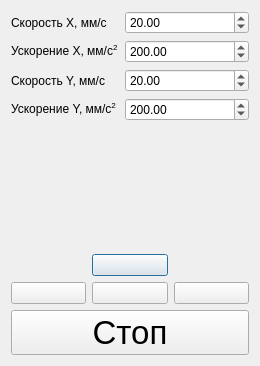
<?xml version="1.0" encoding="UTF-8"?>
<ui version="4.0">
 <class>ManualControlDialog</class>
 <widget class="QDialog" name="ManualControlDialog">
  <property name="geometry">
   <rect>
    <x>0</x>
    <y>0</y>
    <width>260</width>
    <height>366</height>
   </rect>
  </property>
  <property name="windowTitle">
   <string>Ручное управление</string>
  </property>
  <layout class="QVBoxLayout" name="verticalLayout">
   <item>
    <layout class="QFormLayout" name="formLayout">
     <item row="0" column="0">
      <widget class="QLabel" name="label">
       <property name="text">
        <string>Скорость X, мм/с</string>
       </property>
      </widget>
     </item>
     <item row="0" column="1">
      <widget class="QDoubleSpinBox" name="xVelocityBox">
       <property name="value">
        <double>20.000000000000000</double>
       </property>
      </widget>
     </item>
     <item row="1" column="0">
      <widget class="QLabel" name="label_2">
       <property name="text">
        <string>Ускорение X, мм/с&lt;sup&gt;2&lt;/sup&gt;</string>
       </property>
      </widget>
     </item>
     <item row="1" column="1">
      <widget class="QDoubleSpinBox" name="xAccelerationBox">
       <property name="maximum">
        <double>10000.000000000000000</double>
       </property>
       <property name="value">
        <double>200.000000000000000</double>
       </property>
      </widget>
     </item>
     <item row="2" column="0">
      <widget class="QLabel" name="label_3">
       <property name="text">
        <string>Скорость Y, мм/с</string>
       </property>
      </widget>
     </item>
     <item row="2" column="1">
      <widget class="QDoubleSpinBox" name="yVelocityBox">
       <property name="value">
        <double>20.000000000000000</double>
       </property>
      </widget>
     </item>
     <item row="3" column="0">
      <widget class="QLabel" name="label_4">
       <property name="text">
        <string>Ускорение Y, мм/с&lt;sup&gt;2&lt;/sup&gt;</string>
       </property>
      </widget>
     </item>
     <item row="3" column="1">
      <widget class="QDoubleSpinBox" name="yAccelerationBox">
       <property name="maximum">
        <double>10000.000000000000000</double>
       </property>
       <property name="value">
        <double>200.000000000000000</double>
       </property>
      </widget>
     </item>
    </layout>
   </item>
   <item>
    <layout class="QGridLayout" name="gridLayout">
     <item row="0" column="1">
      <widget class="QPushButton" name="upButton">
       <property name="text">
        <string/>
       </property>
       <property name="icon">
        <iconset resource="tango-icons.qrc">
         <normaloff>:/icons/actions/icons/actions/go-up.png</normaloff>:/icons/actions/icons/actions/go-up.png</iconset>
       </property>
       <property name="iconSize">
        <size>
         <width>64</width>
         <height>64</height>
        </size>
       </property>
      </widget>
     </item>
     <item row="1" column="0">
      <widget class="QPushButton" name="leftButton">
       <property name="text">
        <string/>
       </property>
       <property name="icon">
        <iconset resource="tango-icons.qrc">
         <normaloff>:/icons/actions/icons/actions/go-previous.png</normaloff>:/icons/actions/icons/actions/go-previous.png</iconset>
       </property>
       <property name="iconSize">
        <size>
         <width>64</width>
         <height>64</height>
        </size>
       </property>
      </widget>
     </item>
     <item row="1" column="1">
      <widget class="QPushButton" name="downButton">
       <property name="text">
        <string/>
       </property>
       <property name="icon">
        <iconset resource="tango-icons.qrc">
         <normaloff>:/icons/actions/icons/actions/go-down.png</normaloff>:/icons/actions/icons/actions/go-down.png</iconset>
       </property>
       <property name="iconSize">
        <size>
         <width>64</width>
         <height>64</height>
        </size>
       </property>
      </widget>
     </item>
     <item row="1" column="2">
      <widget class="QPushButton" name="rightButton">
       <property name="text">
        <string/>
       </property>
       <property name="icon">
        <iconset resource="tango-icons.qrc">
         <normaloff>:/icons/actions/icons/actions/go-next.png</normaloff>:/icons/actions/icons/actions/go-next.png</iconset>
       </property>
       <property name="iconSize">
        <size>
         <width>64</width>
         <height>64</height>
        </size>
       </property>
      </widget>
     </item>
     <item row="2" column="0" colspan="3">
      <widget class="QPushButton" name="stopButton">
       <property name="font">
        <font>
         <pointsize>25</pointsize>
        </font>
       </property>
       <property name="text">
        <string>Стоп</string>
       </property>
       <property name="icon">
        <iconset resource="tango-icons.qrc">
         <normaloff>:/icons/actions/icons/actions/process-stop.png</normaloff>:/icons/actions/icons/actions/process-stop.png</iconset>
       </property>
       <property name="iconSize">
        <size>
         <width>64</width>
         <height>64</height>
        </size>
       </property>
      </widget>
     </item>
    </layout>
   </item>
  </layout>
 </widget>
 <resources>
  <include location="tango-icons.qrc"/>
 </resources>
 <connections/>
</ui>
